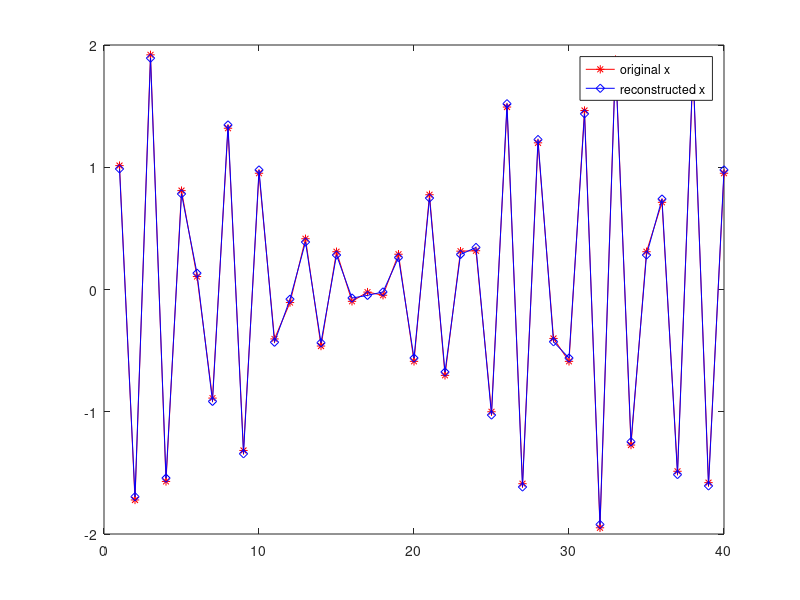

Source code (MATLAB):
clear all;
close all;

%frequencies
f0 = 4; % Hz
deltaF = 0.3; % Hz
f1 = f0 + deltaF;

Ts = 0.1; % seconds

refN = ceil(1 / (Ts * deltaF)) + 5;
if(mod(refN, 2) == 1) refN = refN + 1; end

x = [];

%generate X
for i = 1:refN
    nTs = i * Ts;
    x(i) = sin(2 * pi * f0 * nTs) + sin(2 * pi * f1 * nTs);
end

% determine W1 and W2
W1 = eye(length(x));
W2 = zeros(length(x));

W2i = zeros(1, length(x));
W2i(1,1) = 0.7;
W2i(1,2) = 0.3;
for i = 1:length(x)
    W2(i, :) = circshift(W2i, [0 i-1]);
end

% determine D which is a downsampler by 2
D = zeros(refN/2, refN);
Di = zeros(1, length(x));
Di(1, 1) = 1;
Di(1,2) = 1;

for i = 1:refN/2
    D(i, :) = circshift(Di, [0 (i-1)*2]);
end
D = 0.5 * D;

y1 = D * W1 * x';
y2 = D * W2 * x';

x1 = pinv([D*W1; D*W2;]) * [y1; y2;];
plot(x', '-*r');
hold on;
plot(x1, '-db');
legend({'original x', 'reconstructed x'});

MSE = norm(x' - x1)

